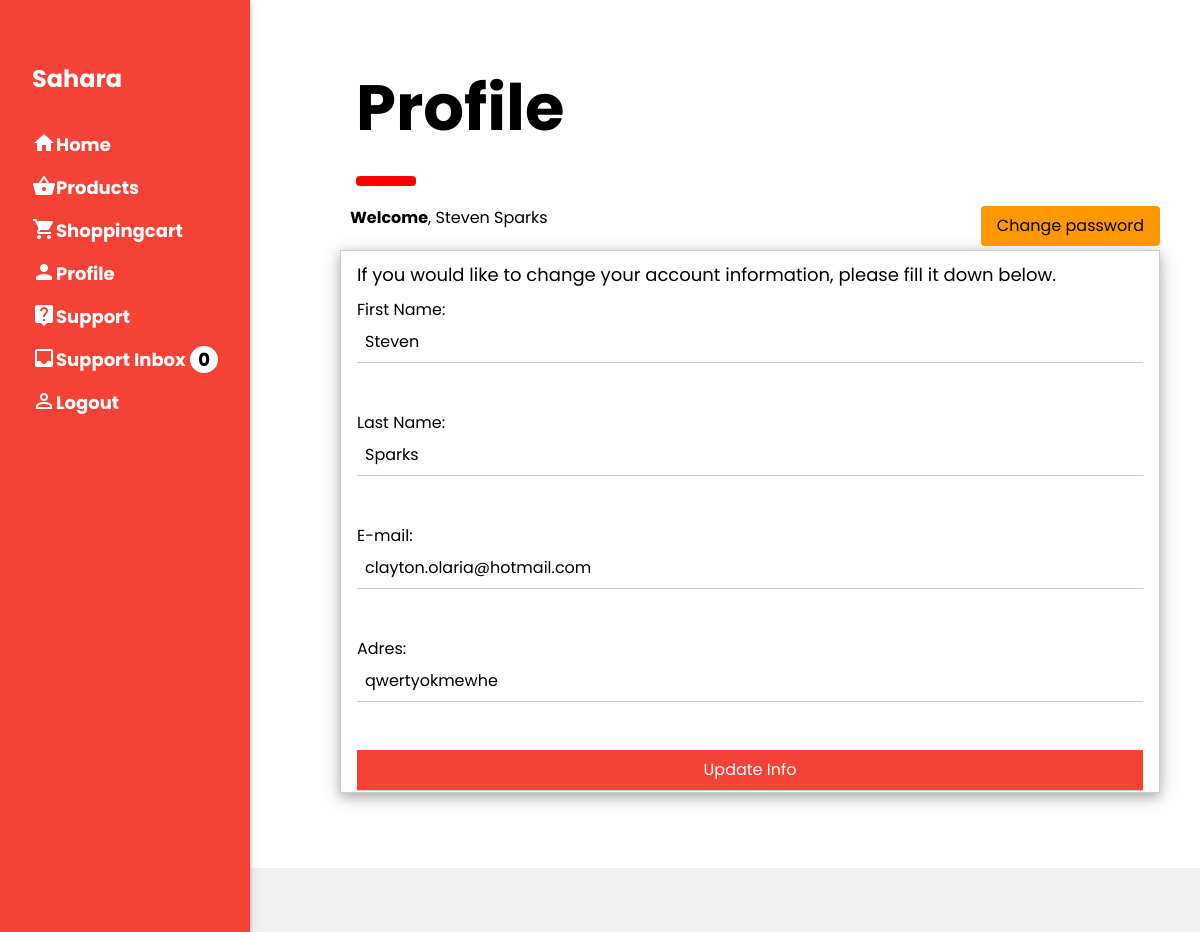
The page /profile.php (signed in) on the database its author committed.
### tables this page shows
CREATE TABLE IF NOT EXISTS `user` (
  `User_ID` int(11) NOT NULL AUTO_INCREMENT,
  `Email` text NOT NULL,
  `First_Name` text NOT NULL,
  `Last_Name` text NOT NULL,
  `Addres` text NOT NULL,
  `Password` text NOT NULL,
  PRIMARY KEY (`User_ID`)
);

### profile.php (the view, shortened to what this page needs)
<!DOCTYPE html>
<?php
include "db.php";
if(isset($_SESSION['changepass-succ'])){
  $changepass = $_SESSION['changepass-succ'];
  }else $changepass = false;
?>
<html>
<head>
  <link rel="stylesheet" href="styles.css">
  <link rel="stylesheet" href="w3.css">
</head>
<body onload="changePassSucc(<?php $_SESSION['changepass-succ']=false; echo $changepass; ?>)">
<nav class="w3-sidebar w3-red w3-collapse w3-top w3-large w3-padding w3-card" style="z-index:3;width:250px;font-weight:bold;" id="mySidebar"><br>
  <div class="w3-container">
    <h3 class="w3-padding-16"><b>Sahara</b></h3>
  </div>
  <div class="w3-bar-block">
    <a href="index.php" onclick="w3_close()" class="w3-bar-item w3-button w3-hover-white"><i class="material-icons w3-left">&#xe88a</i> Home</a>
    <a href="product.php" onclick="w3_close()" class="w3-bar-item w3-button w3-hover-white"><i class="material-icons w3-left">&#xe8cb</i> Products</a>
    <a href="shoppingcart.php" onclick="w3_close()" class="w3-bar-item w3-button w3-hover-white"><i class="material-icons w3-left">&#xe8cc</i> Shoppingcart</a>
    <a href="profile.php" onclick="w3_close()" class="w3-bar-item w3-button w3-hover-white"><i class="material-icons w3-left">&#xe7fd</i> Profile</a>
	  <a href="support.php" onclick="w3_close()" class="w3-bar-item w3-button w3-hover-white"><i class="material-icons w3-left">live_help</i> Support</a>
    <?php
       $loggedId=$_SESSION['loggedID'];
       $sql = 'SELECT COUNT(*) FROM userinbox WHERE Readmsg = 0 AND  User_ID = "'.$loggedId.'"';
       if($result = mysqli_query($conn, $sql)){
           $row = mysqli_fetch_row($result);
           echo  '<a href="inbox.php" onclick="w3_close()" class="w3-bar-item w3-button w3-hover-white"><i class="material-icons w3-left">&#xe156</i>Support Inbox<span class="w3-badge w3-white w3-right">'.$row[0].'</span></a>';
       }
    ?>
    <a href="logout.php" onclick="w3_close()" class="w3-bar-item w3-button w3-hover-white"><i class="material-icons w3-left">&#xe7ff</i> Logout</a>
  </div>
</nav>
<div class="w3-main" style="margin-left:340px;margin-right:40px">
  <div class="w3-container" style="margin-top:50px">
    <h1 class="w3-jumbo"><b>Profile</b></h1>
    <hr style="width:50px;border:5px solid red" class="w3-round">
  </div>
  <button class="w3-button w3-orange w3-round w3-right" onclick="document.getElementById('Password-change-form').style.display='block'">Change password</button>
  <?php
    $sql='SELECT First_Name, Last_Name,Email,Addres FROM user WHERE User_ID= '.$_SESSION["loggedID"].'';
    if($result = mysqli_query($conn, $sql)){
      $row = mysqli_fetch_row($result);
      echo '<span style="margin-left:10px;"><b>Welcome</b>, '.$row[0]." ".$row[1].'</span>';
      echo'<div class="w3-border w3-card-4 w3-container" style="margin-top: 20px;">
      <h5>If you would like to change your account information, please fill it down below.</h5>
      <form  action="profileupdate.php" method="GET">
          First Name: <input class="w3-input" type="text" name="firstname" value="'.$row[0].'"><br><br>
          Last Name: <input class="w3-input" type="text" name="lastname" value="'.$row[1].'"><br><br>
          E-mail:  <input class="w3-input" type="email" name="email" value="'.$row[2].'"><br><br>
          Adres:  <input class="w3-input" type="text" name="address" value="'.$row[3].'"><br><br>
          <input type="hidden" name="id" value="'.$_SESSION['loggedID'].'">
          <input type="hidden" name="type" value="0">
          <button class="w3-input w3-button w3-red " type="submit">Update Info</button>
      </form>
    </div>';
    }
  ?>
</div>
    <div class="w3-light-grey w3-container w3-padding-32 " style="margin-top:75px;padding-right:58px;"></div>
</body>
</html>

### w3.css (style rules this page uses)
*,*:before,*:after { box-sizing:inherit }
html { -ms-text-size-adjust:100%;-webkit-text-size-adjust:100% }
body { margin:0 }
article,aside,details,figcaption,figure,footer,header,main,menu,nav,section { display:block }
a { background-color:transparent }
b,strong { font-weight:bolder }
hr { box-sizing:content-box;height:0;overflow:visible }
button,input,select,textarea,optgroup { font:inherit;margin:0 }
button,input { overflow:visible }
button,select { text-transform:none }
button,[type=button],[type=reset],[type=submit] { -webkit-appearance:button }
html,body { font-family:Verdana,sans-serif;font-size:15px;line-height:1.5 }
html { overflow-x:hidden }
h1 { font-size:36px }
h3 { font-size:24px }
h5 { font-size:18px }
h1,h2,h3,h4,h5,h6 { font-family:"Segoe UI",Arial,sans-serif;font-weight:400;margin:10px 0 }
hr { border:0;border-top:1px solid #eee;margin:20px 0 }
a { color:inherit }
.w3-btn,.w3-button { border:none;display:inline-block;padding:8px 16px;vertical-align:middle;overflow:hidden;text-decoration:none;color:inherit;background-color:inherit;text-align:center;cursor:pointer;white-space:nowrap }
.w3-btn,.w3-button { -webkit-touch-callout:none;-webkit-user-select:none;-khtml-user-select:none;-moz-user-select:none;-ms-user-select:none;user-select:none }
.w3-badge,.w3-tag { background-color:#000;color:#fff;display:inline-block;padding-left:8px;padding-right:8px;text-align:center }
.w3-badge { border-radius:50% }
.w3-input { padding:8px;display:block;border:none;border-bottom:1px solid #ccc;width:100% }
.w3-sidebar { height:100%;width:200px;background-color:#fff;position:fixed!important;z-index:1;overflow:auto }
.w3-main,#main { transition:margin-left .4s }
.w3-bar-block .w3-bar-item { width:100%;display:block;padding:8px 16px;text-align:left;border:none;white-space:normal;float:none;outline:0 }
.w3-container:after,.w3-container:before,.w3-panel:after,.w3-panel:before,.w3-row:after,.w3-row:before,.w3-row-padding:after,.w3-row-padding:before, .w3-cell-row:before,.w3-cell-row:after,.w3-clear:after,.w3-clear:before,.w3-bar:before,.w3-bar:after { content:"";display:table;clear:both }
@media (min-width:993px) { .w3-sidebar.w3-collapse { display:block!important } }
.w3-top,.w3-bottom { position:fixed;width:100%;z-index:1 }
.w3-top { top:0 }
.w3-round,.w3-round-medium { border-radius:4px }
.w3-container,.w3-panel { padding:0.01em 16px }
.w3-card,.w3-card-2 { box-shadow:0 2px 5px 0 rgba(0,0,0,0.16),0 2px 10px 0 rgba(0,0,0,0.12) }
.w3-card-4,.w3-hover-shadow:hover { box-shadow:0 4px 10px 0 rgba(0,0,0,0.2),0 4px 20px 0 rgba(0,0,0,0.19) }
.w3-large { font-size:18px!important }
.w3-jumbo { font-size:64px!important }
.w3-border { border:1px solid #ccc!important }
.w3-padding { padding:8px 16px!important }
.w3-padding-16 { padding-top:16px!important;padding-bottom:16px!important }
.w3-padding-32 { padding-top:32px!important;padding-bottom:32px!important }
.w3-left { float:left!important }
.w3-right { float:right!important }
.w3-orange,.w3-hover-orange:hover { color:#000!important;background-color:#ff9800!important }
.w3-red,.w3-hover-red:hover { color:#fff!important;background-color:#f44336!important }
.w3-white,.w3-hover-white:hover { color:#000!important;background-color:#fff!important }
.w3-light-grey,.w3-hover-light-grey:hover,.w3-light-gray,.w3-hover-light-gray:hover { color:#000!important;background-color:#f1f1f1!important }

### profile.php (style rules this page uses)
body,h1,h2,h3,h4,h5 { font-family: "Poppins", sans-serif }
body { font-size:16px; }

### rows shown on the page
user: First_Name "Steven", Last_Name "Sparks", firstname "Steven", lastname "Sparks", email "clayton.olaria@hotmail.com", address "qwertyokmewhe"

### other values the page prints
$row[0] "0"
